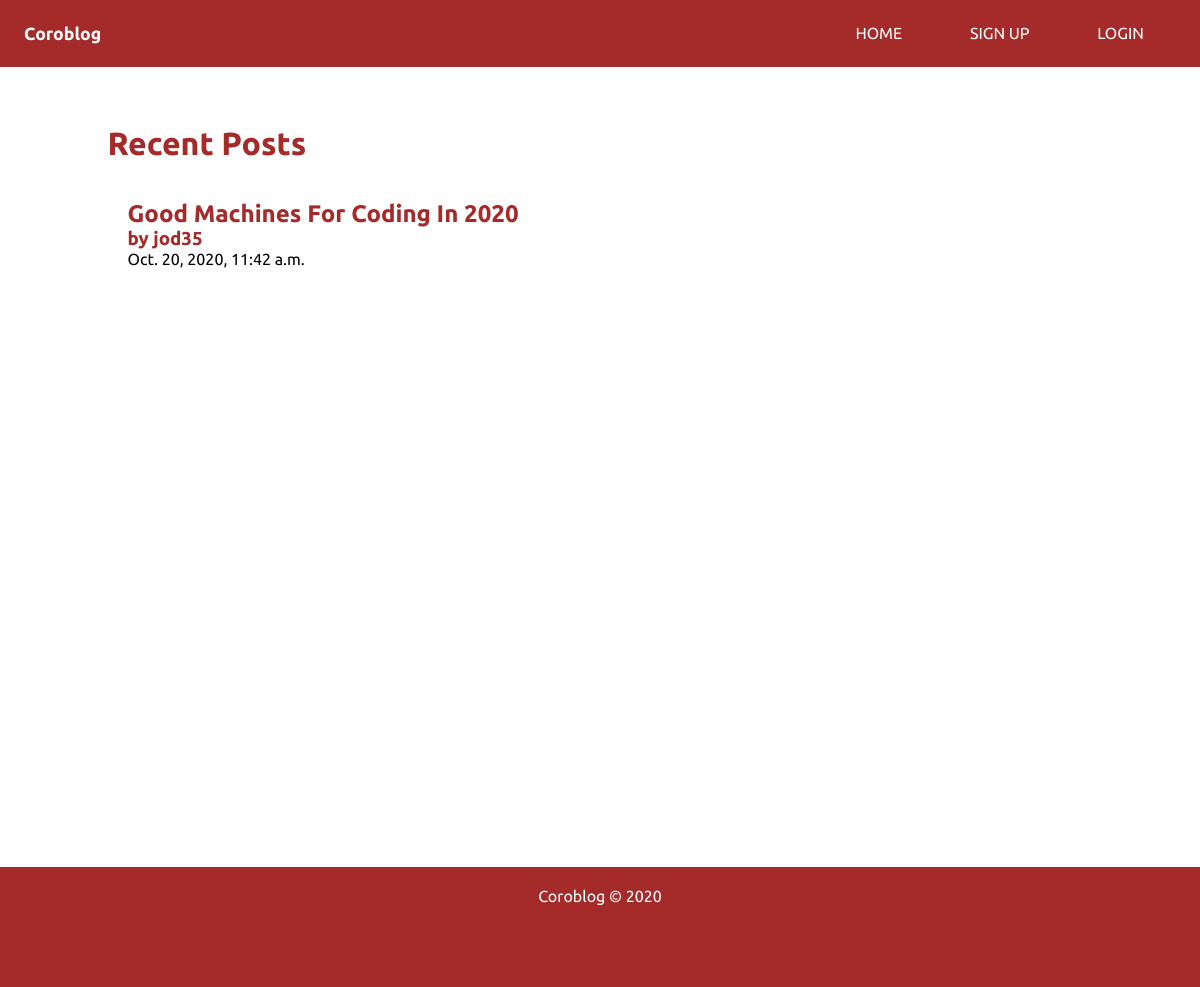
The page / on the database its author committed.
### blog/models.py (models this page shows, shortened)
class Post(models.Model):
    STATUS_CHOICES=(
        ('draft','Draft'),
        ('published','Published'),
    )
    author=models.ForeignKey(User,on_delete=models.CASCADE,related_name='blog_posts')
    title=models.CharField(max_length=250)
    slug=models.SlugField(max_length=250,unique_for_date='publish',db_index=True)
    body=models.TextField()
    publish=models.DateTimeField(default=timezone.now)
    created=models.DateTimeField(auto_now_add=True)
    updated=models.DateTimeField(auto_now=True)
    status=models.CharField(max_length=250,choices=STATUS_CHOICES,default='draft')
    class Meta:
        ordering=['-publish']
    objects=models.Manager()
    published=PublishedModelManager()

### blog/views.py (the view)
# urls.py: path('',views.index,name='home'),
def index(request):
    posts=Post.published.all()
    context={
        'posts':posts
    }
    return render(request,'blog/index.html',context)

### blog/models.py (called while the page is built)
    def get_queryset(self):
        return super(PublishedModelManager,self).get_queryset().filter(status='published')

### blog/templates/blog/index.html (shortened to what this page needs)
{% extends 'blog/base.html' %}
{% block body %}
    <div class="container">
        <div class="left-side">
            <h1 class="left-header">Recent Posts</h1>
            <br>
            {% for post in posts %}
                <div class="post">
                    <a href="/details/{{post.slug}}" class="post-title"><h2>{{ post.title }}</h2></a>
                    <h3 class="post-author">by {{post.author}}</h3>
                    <p>{{post.publish}}</p>
                </div>
            {% endfor %}
        </div>
    </div>
{% endblock body %}

### blog/static/blog/main.css (style rules this page uses)
* { padding: 0; margin: 0; font-family: 'Ubuntu', sans-serif; }
a { text-decoration: none; outline:none ; }
.left-side { padding: 5%; }
.left-header { color: brown; }
.container { display: flex; margin-left: 50px; }
.post { padding: 20px; }
.post-title { text-transform: capitalize; color: brown; }
.post-author { color: brown; }

### rows shown on the page
Post: title "Good Machines For Coding In 2020", author "jod35", publish "Oct. 20, 2020, 11:42 a.m."
